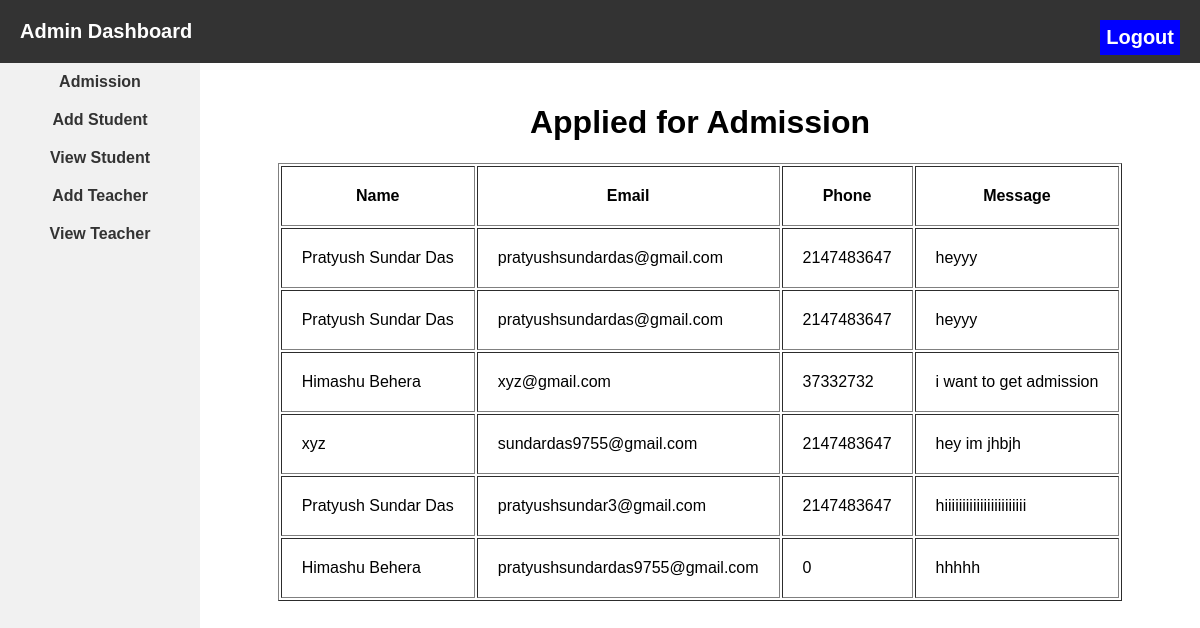
Page /admision2.php (signed in) on the committed database.
### tables this page shows
CREATE TABLE `admission` (
  `id` int(11) NOT NULL,
  `name` varchar(30) DEFAULT NULL,
  `email` varchar(38) DEFAULT NULL,
  `phone` int(20) DEFAULT NULL,
  `message` varchar(50) DEFAULT NULL
);

### admision2.php (the view, shortened to what this page needs)
<?php
$host="localhost";
$user="root";
$password="";
$db="smsdb";
$data=mysqli_connect($host,$user,$password,$db);
$sql="SELECT * from admission";
$result=mysqli_query($data,$sql);
?>
<!DOCTYPE html>
<html lang="en">
<head>
    <link rel="stylesheet" href="admin.css">
</head>
<body>
<?php
include 'admin_sidebar.php';
?>
<div class="content">
<center>
<h1>Applied for Admission</h1>
<table border="1px">
       <tr>
        <th style="padding:20px; font_size: 15px;">Name</th>
        <th style="padding:20px; font_size: 15px;">Email</th>
        <th style="padding:20px; font_size: 15px;">Phone</th>
        <th style="padding:20px; font_size: 15px;">Message</th>
       </tr>
       <?php
        while($info=$result->fetch_assoc())
       {
?>
       <tr>
        <td  style="padding:20px;">
        <?php
        echo "{$info['name']}";
         ?>
    </td>
        <td style="padding:20px;">
        <?php
        echo "{$info['email']}";
         ?>
    </td>
        <td style="padding:20px;"><?php
        echo "{$info['phone']}";
         ?></td>
        <td style="padding:20px;"><?php
        echo "{$info['message']}";
         ?></td>
       </tr>
       <?php
       }
       ?>
</table>
</center>
</div>
</body>
</html>

### admin.css (style rules this page uses)
body { margin: 0; padding: 0; font-family: Arial, sans-serif; }
.content { margin-left: 200px; padding: 20px; }

### rows in the picture
admission: name "Pratyush Sundar Das", email "pratyushsundardas@gmail.com", phone "2147483647", message "heyyy"
admission: name "Pratyush Sundar Das", email "pratyushsundardas@gmail.com", phone "2147483647", message "heyyy"
admission: name "Himashu Behera", email "xyz@gmail.com", phone "37332732", message "i want to get admission"
admission: name "xyz", email "sundardas9755@gmail.com", phone "2147483647", message "hey im jhbjh"
admission: name "Pratyush Sundar Das", email "pratyushsundar3@gmail.com", phone "2147483647", message "hiiiiiiiiiiiiiiiiiiiiiii"
admission: name "Himashu Behera", email "pratyushsundardas9755@gmail.com", phone "0", message "hhhhh"
